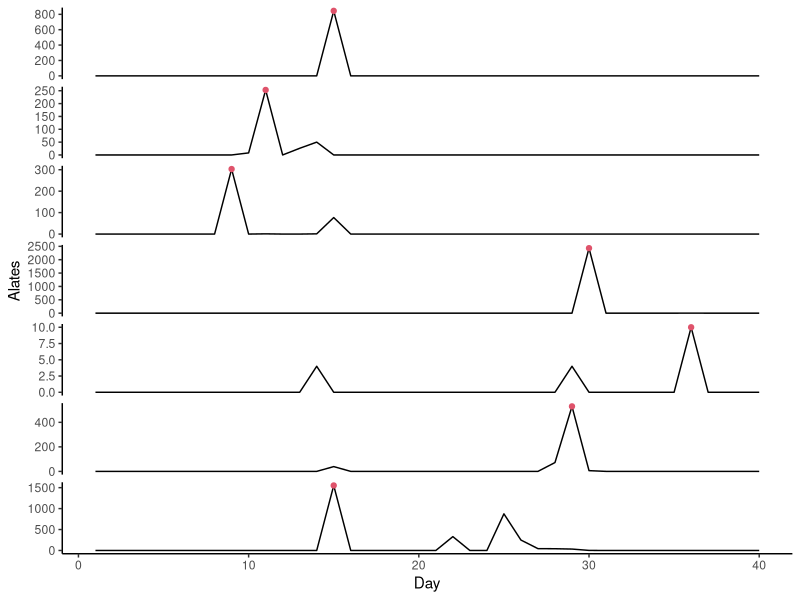
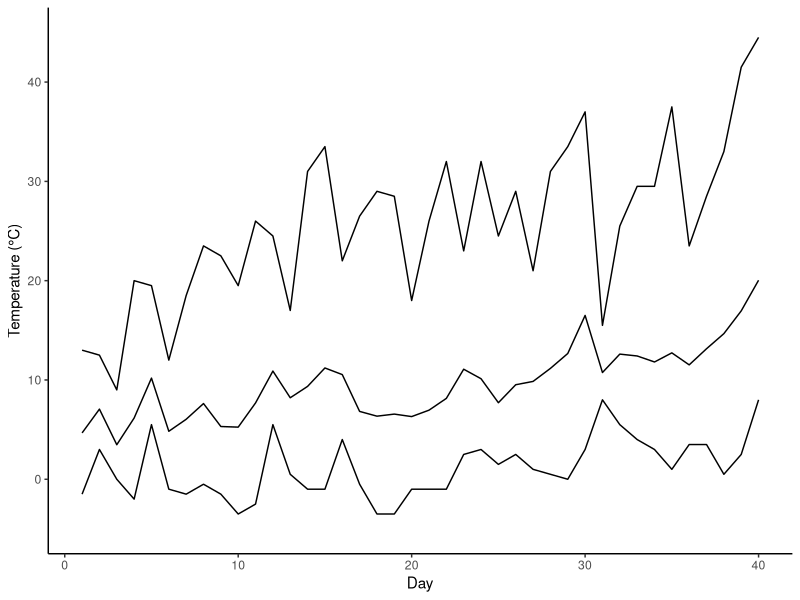

Recreate these plots in R, in order. (Note: this script raises an error after producing the figures.)
## Analysis for R.kanmonensis swarming
## Nobuaki Mizumoto

#------------------------------------------------------------------------------#
{
  library(MASS)
  
  library(car)
  library(lme4)
  library(multcomp)
  
  library(fitdistrplus)
  
  library(ggplot2)
  library(viridis)
  
}
#------------------------------------------------------------------------------#

#------------------------------------------------------------------------------#
Idelta <- function(x){
  return(length(x)*sum(x*(x-1)) / ( sum(x) * (sum(x)-1) ))
}
#------------------------------------------------------------------------------#

#------------------------------------------------------------------------------#
d_lab <- read.csv("data/raw/lab_swarm.csv",header=T)
d_field <- read.csv("data/raw/semifield_swarm.csv",header=T)
d_colony_found <- read.csv("data/raw/colony_foundation.csv",header=T)
d_hybrid_found <- read.csv("data/raw/hybrid_foundation.csv",header=T)

d_lab_5 <- d_lab[d_lab$temp_treat==5,]
d_lab_20 <- d_lab[d_lab$temp_treat==20,]


## find outliers, using z-score
outlier = NULL
for (i in unique(d_field$colony_id) ){
  x = subset(d_field, colony_id == i)$alates
  outlier = c(outlier, abs(scale(x)) > 3)
}
d_field$outlier = outlier

outlier = NULL
for (i in unique(d_lab_20$ID) ){
  x = subset(d_lab_20, ID == i)$alates
  outlier = c(outlier, abs(scale(x)) > 3)
}
d_lab_20$outlier = outlier


## time development
ggplot(d_field, aes(x = day, y=alates))  +
  geom_path() +
  geom_point(data=d_field[d_field$outlier,], col= 2) +
  #geom_point(aes(col= outlier)) +
  facet_grid(colony_id~., scales = "free") +
  theme_classic() +
  theme(strip.background = element_blank(),
    strip.text.y = element_blank()  ) +
  xlab("Day")+
  ylab("Alates")

ggplot(d_field[d_field$colony_id == "col-1",])  +
  geom_path(aes(x = day, y=ave_temp)) +
  geom_path(aes(x = day, y=min_temp)) +
  geom_path(aes(x = day, y=max_temp)) +
  ylim(-5,45) +
  theme_classic()+
  xlab("Day")+
  ylab("Temperature (°C)")

## Logistic fitting max temp vs alate fraction
total_nest_alate = tapply(d_field$cumulative_alate, d_field$colony_id, max)
d_field$alate_remaining_nest = rep(total_nest_alate, each = 40) - d_field$cumulative_alate

r <- glmer(cbind(alates, alate_remaining_nest)~max_temp+(1|colony_id), 
           family=binomial(link="logit"), data=d_field[d_field$end ==0,])
summary(r)
Anova(r)

logistic <- function(x){ 1/(1+exp(-x)) }
Est <- summary(r)$coefficient[,1]
fit_x <- seq(min(d_field[d_field$end==0,]$max_temp),
             max(d_field[d_field$end==0,]$max_temp),length.out=120) 
fit_y <- logistic(Est[1]+Est[2]*xdata)
logistic_fitting <- data.frame(fit_x, fit_y)

ggplot(d_field[d_field$end==0,])+
  geom_point( aes(x=max_temp, y=alate_fraction),
              alpha=1) +
  theme_classic()+
  #scale_color_viridis(discrete=F)+
  xlab("Maximum temperature (°C)")+
  ylab("Fraction of alates swarmed")+
  geom_line(aes(fit_x, fit_y), data=logistic_fitting)

r <- glmer(cbind(alates, alate_remaining_nest)~ave_temp+(1|colony_id), 
           family=binomial(link="logit"), data=d_field[d_field$end ==0,])
summary(r)
Anova(r)

r <- glmer(cbind(alates, alate_remaining_nest)~min_temp+(1|colony_id), 
           family=binomial(link="logit"), data=d_field[d_field$end ==0,])
summary(r)
Anova(r)

## lab time development
ggplot(d_lab_20, aes(x = day, y=alates))  +
  geom_path() +
  geom_point(data=d_lab_20[d_lab_20$outlier,], col= 2) +
  facet_grid(ID~., scales = "free") +
  theme_classic() +
  theme(strip.background = element_blank(),
        strip.text.y = element_blank()  ) +
  xlab("Day")+
  ylab("Alates")

ggplot(d_lab_20[d_lab_20$ID == "A1",])  +
  geom_path(aes(x = day, y=ave_temp)) +
  geom_path(aes(x = day, y=min_temp)) +
  geom_path(aes(x = day, y=max_temp)) +
  theme_classic()+
  ylim(-5,45) +
  xlab("Day")+
  ylab("Temperature (°C)")


## largest swarming
df_largest_swarm = data.frame(
  treat = c(rep("field", 7), rep("lab", 6)),
  colony = c( unique(d_field$colony_id), unique(d_lab_20$ID)),
  largest_swarm = c( tapply(d_field$alates, d_field$colony_id, max),
                     tapply(d_lab_20$alates, d_lab_20$ID, max)),
  total_swarm = c( tapply(d_field$cumulative_alate, d_field$colony_id, max),
                   tapply(d_lab_20$cumlative, d_lab_20$ID, max))
)

r <- glmer(cbind(largest_swarm, total_swarm-largest_swarm) ~ 
             treat+(1|colony), 
           family=binomial(link="logit"), data=df_largest_swarm)
summary(r)
Anova(r)

ggplot(df_largest_swarm, aes(x=treat, y = largest_swarm/total_swarm)) +
  geom_boxplot() + 
  geom_point() +
  ylim(c(0,1))


##
